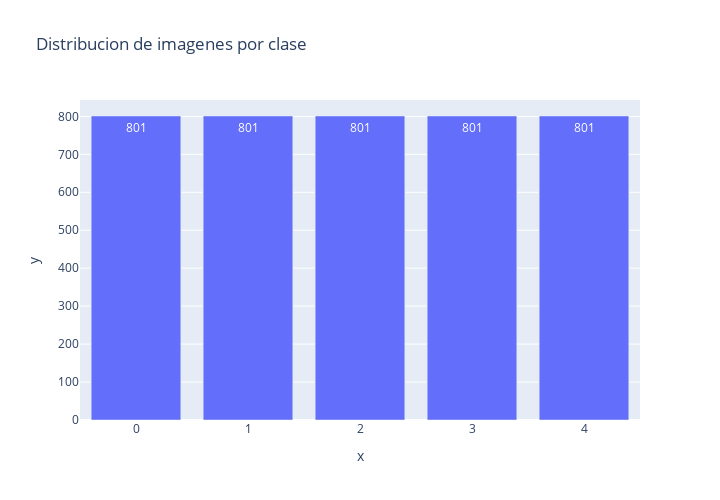

Write notebook code for a chart like this one.
### Code cell
import plotly.express as px
fig = px.bar(total_images_balanceadas,
             x=[x for x in range(len(total_images_balanceadas))], 
             y=total_images_balanceadas,
             width=720,
             height=500,
             title='Distribucion de imagenes por clase',
             text_auto=True)
fig.show()

### Figure 1 — Plotly figure (JSON) as saved in the notebook; plotly's stock layout.template omitted (floating-point values rounded to 4 significant figures)
{"data": [{"alignmentgroup": "True", "hovertemplate": "x=%{x}<br>y=%{y}<extra></extra>", "legendgroup": "", "marker": {"color": "#636efa", "pattern": {"shape": ""}}, "name": "", "offsetgroup": "", "orientation": "v", "showlegend": false, "textposition": "auto", "texttemplate": "%{y}", "type": "bar", "x": [0, 1, 2, 3, 4], "xaxis": "x", "y": [801, 801, 801, 801, 801], "yaxis": "y"}], "layout": {"barmode": "relative", "height": 500, "legend": {"tracegroupgap": 0}, "title": {"text": "Distribucion de imagenes por clase"}, "width": 720, "xaxis": {"anchor": "y", "domain": [0, 1], "title": {"text": "x"}}, "yaxis": {"anchor": "x", "domain": [0, 1], "title": {"text": "y"}}}}
